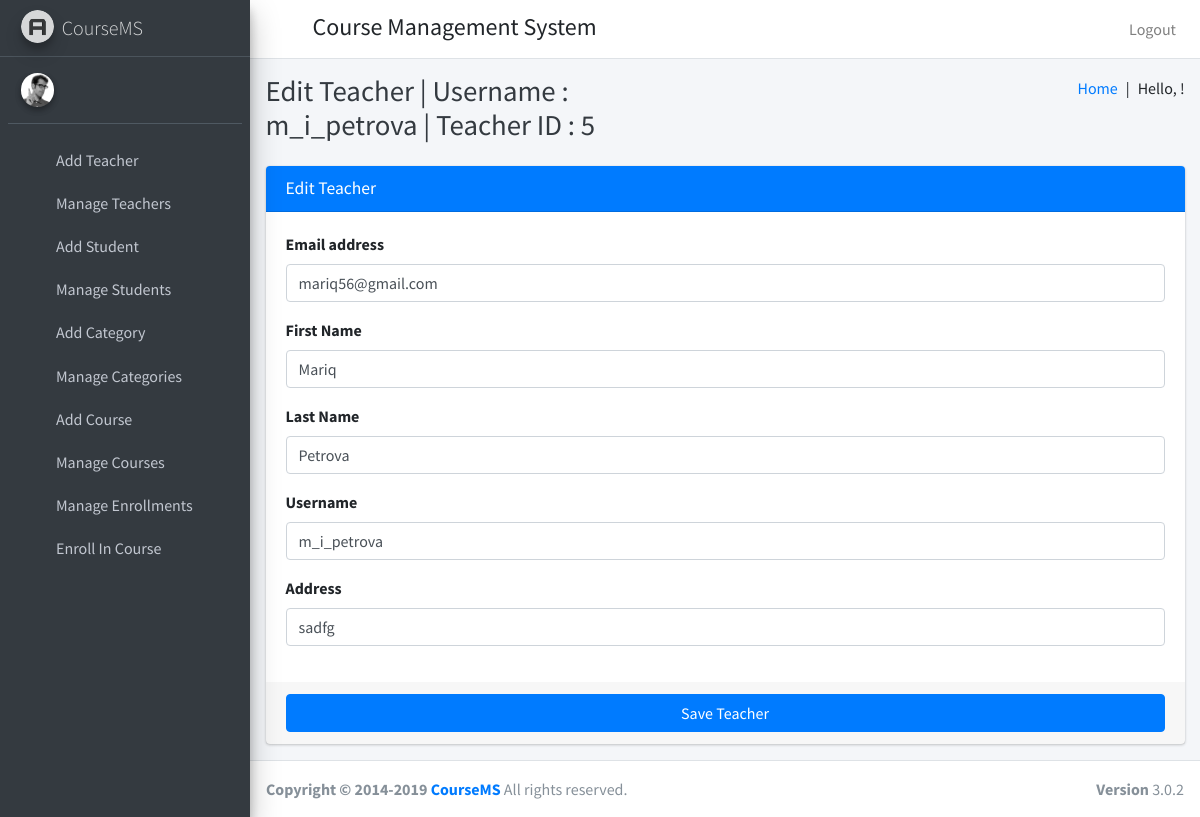
The page /edit_teacher/5 on the database its author committed.
### course/models.py (models this page shows, shortened)
class Teacher(models.Model):
    id = models.AutoField(primary_key=True)
    user = models.OneToOneField(User, on_delete=models.CASCADE)
    address = models.TextField()
    created_at=models.DateTimeField(auto_now_add=True)
    updated_at=models.DateTimeField(auto_now_add=True)

class User(AbstractUser):
    USER_TYPE_SELECTION = (
        (1, "HOD"),
        (2, "Teacher"),
        (3, "Student")
    )
    user_type = models.CharField(max_length=1, choices=USER_TYPE_SELECTION, default=1)

### course/HodViews.py (the view)
# urls.py: path('edit_teacher/<str:teacher_id>', HodViews.edit_teacher, name="edit_teacher"),
def edit_teacher(request, teacher_id):
    teacher = Teacher.objects.get(user=teacher_id)
    return render(request, "hod_templates/edit_teacher_template.html", {"teacher": teacher, "id": teacher_id})

### course/templates/hod_templates/edit_teacher_template.html (shortened to what this page needs)
{% extends 'hod_templates/base_template.html' %}
{% block page_title %}
Edit Teacher | Username : {{ teacher.user.username }} | Teacher ID : {{ teacher.user.id }}
{% endblock page_title %}
{% block main_content %}
<section class="content">
  <div class="container-fluid">
    <div class="row">
      <div class="col-md-12">
        <div class="card card-primary">
          <div class="card-header">
            <h3 class="card-title">Edit Teacher</h3>
          </div>
          <form role="form" action="/edit_teacher_save" method="post">
            <div class="card-body">
              <div class="form-group">
                <label>Email address</label>
                <input type="email" class="form-control" name="email" placeholder="Enter email"
                  value="{{ teacher.user.email }}">
              </div>
              <div class="form-group">
                <label>First Name</label>
                <input type="text" class="form-control" placeholder="First Name" name="first_name"
                  value="{{ teacher.user.first_name }}">
              </div>
              <div class="form-group">
                <label>Last Name</label>
                <input type="text" class="form-control" placeholder="Last Name" name="last_name"
                  value="{{ teacher.user.last_name }}">
              </div>
              <div class="form-group">
                <label>Username</label>
                <input type="text" class="form-control" placeholder="Username" name="username"
                  value="{{ teacher.user.username }}">
              </div>
              <div class="form-group">
                <label>Address</label>
                <input type="text" class="form-control" placeholder="Address" name="address"
                  value="{{ teacher.address }}">
              </div>
            </div>
            <div class="card-footer">
              <button type="submit" class="btn btn-primary btn-block">Save Teacher</button>
            </div>
          </form>
        </div>
      </div>
    </div>
  </div>
</section>
{% endblock main_content %}

### rows shown on the page
Teacher: user.username "m_i_petrova", user.id "5", email "mariq56@gmail.com", first_name "Mariq", last_name "Petrova", username "m_i_petrova", address "sadfg"
